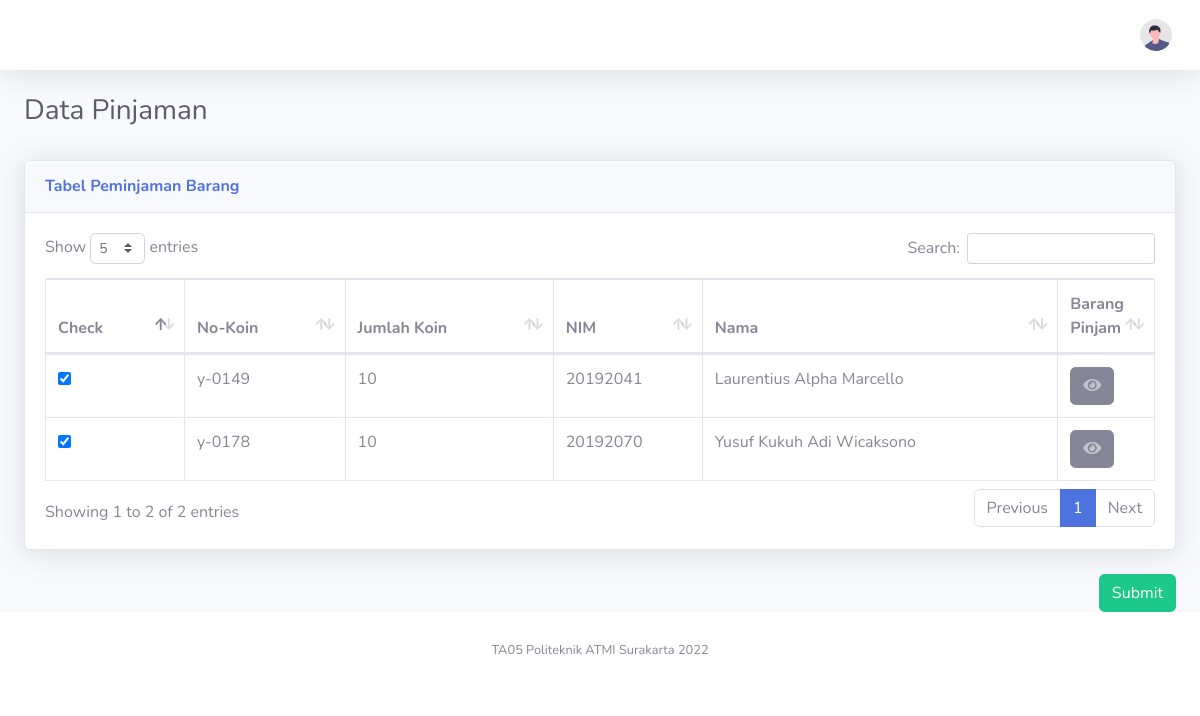
Before: /app/views/webchecker/formchecker/index.php with the older database file.
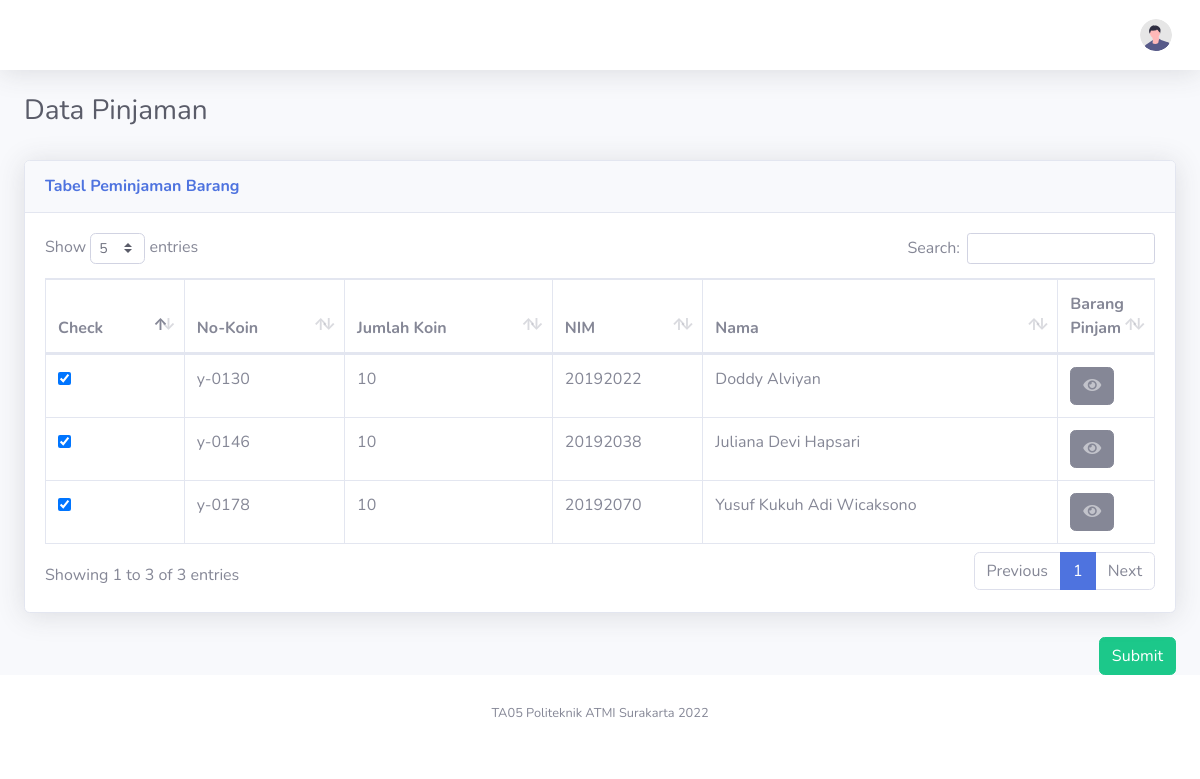
After: the same page with the newer database file.
### tables this page shows
CREATE TABLE `user` (
  `User_id` int(100) NOT NULL,
  `User_nama` varchar(100) NOT NULL,
  `User_prodi` text NOT NULL,
  `User_email` varchar(100) NOT NULL,
  `User_pin` varchar(10) NOT NULL,
  `User_tag` varchar(20) NOT NULL,
  `User_koin` int(10) NOT NULL,
  `User_foto` varchar(100) NOT NULL,
  `User_nokoin` varchar(100) NOT NULL,
  `User_level_id` int(11) NOT NULL,
  `User_lab_id` int(11) NOT NULL
);

### app/views/webchecker/formchecker/index.php (the view, shortened to what the changed rows need)
<?php
	require_once __DIR__.('/../../function.php');
?>
<!DOCTYPE html>
<html lang="en">
<head>
    <link href="<?= BASEURL; ?>/plugins/datetimepicker/jquery.datetimepicker.min.css" rel="stylesheet" />
    <link href="<?= BASEURL; ?>/vendor/fontawesome-free/css/all.css" rel="stylesheet" type="text/css">
    <link href="<?= BASEURL; ?>/css/sb-admin-2.css" rel="stylesheet">
    <link href="<?= BASEURL; ?>/vendor/datatables/dataTables.bootstrap4.css" rel="stylesheet">
    <link rel="stylesheet" type="text/css"
        href="<?= BASEURL; ?>/plugins/DataTables/DataTables-1.11.5/css/dataTables.bootstrap4.css">
</head>
<body id="page-top">
    <div id="wrapper">
        <div id="content-wrapper" class="d-flex flex-column">
            <div id="content">
                <div class="container-fluid">
                    <br>
                    <form action="" method="post" enctype="multipart/form-data">
                        <div class="card shadow mb-4">
                            <div class="card-body">
                                <div class="table-responsive">
                                    <table id="dataTable" class="table table-bordered" width="100%" cellspacing="0">
                                        <thead>
                                            <tr>
                                                <th>Check</th>
                                                <th>No-Koin</th>
                                                <th>Jumlah Koin</th>
                                                <th>NIM</th>
                                                <th>Nama</th>
                                                <th>Barang Pinjam</th>
                                            </tr>
                                        </thead>
                                        <tbody>
                                            <tr>
                                                <?php
                                            $ambildatamahasiswa= mysqli_query($conn, "SELECT DISTINCT User_id,User_nama,User_nokoin,User_koin,Pinjam_user_tag FROM user
                                            LEFT JOIN pinjam ON user.User_tag=pinjam.Pinjam_user_tag
                                            WHERE User_level_id='3' ORDER BY User_nokoin");
                                            while ($data = mysqli_fetch_array($ambildatamahasiswa)) {
                                                $idmahasiswa    = $data['User_id'];
                                                $namamahasiswa  = $data['User_nama'];
                                                $nokoin         = $data['User_nokoin'];
                                                $jumlahkoin     = $data['User_koin'];
                                                $tagmahasiswa   = $data['Pinjam_user_tag'];
                                                if($jumlahkoin == '10'){
                                                    $status =
                                                "<div class='form-check'>
                                                <input class='form-check-input' type='checkbox' value='1'
                                                    id='flexCheckChecked' name='koin_$idmahasiswa'checked>
                                                <label class='form-check-label' for='flexCheckChecked'>
                                                </label>
                                                </div>";
                                                }
                                            ?>
                                                <td><?= $status; ?></td>
                                                <td><?= $nokoin; ?></td>
                                                <td><?= $jumlahkoin; ?></td>
                                                <td><?= $idmahasiswa; ?></td>
                                                <td><?= $namamahasiswa; ?></td>
                                                <td style="width: 5%;">
                                                    <span>
                                                        <button type="button" class="btn btn-secondary"
                                                            data-toggle="modal" data-target="#view<?= $tagmahasiswa; ?>"
                                                            style="">
                                                            <span class="icon text-white-50">
                                                                <i class="fas fa-eye"></i>
                                                            </span>
                                                        </button>
                                                    </span>
                                                </td>
                                            </tr>
                                            <?php
                                                }
                                        ?>
                                        </tbody>
                                    </table>
                                </div>
                            </div>
                        </div>
                    </form>
                </div>
            </div>
        </div>
    </div>
</body>
</html>

Changed rows visible on the page:
removed user: User_nokoin "y-0149", User_koin "10", User_id "20192041", User_nama "Laurentius Alpha Marcello"
now on this page (row edited): user: User_nokoin "y-0130", User_koin "10", User_id "20192022", User_nama "Doddy Alviyan"
now on this page (row edited): user: User_nokoin "y-0146", User_koin "10", User_id "20192038", User_nama "Juliana Devi Hapsari"
Other visible differences:
text written by a page script: "Show entries Search: Showing 1 to 2 of 2 entries Previous 1 Next" → "Show entries Search: Showing 1 to 3 of 3 entries Previous 1 Next"
